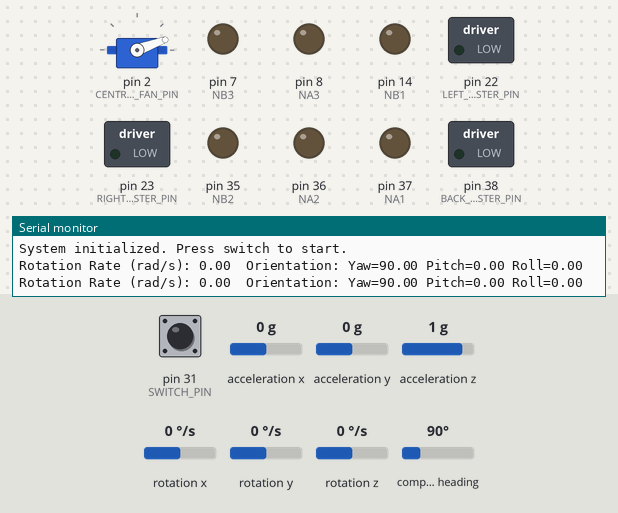
Bench run of a sketch on a simulated Arduino Mega 2560, built with avr-gcc and run on an emulated ATmega2560. On the bench: servo, switched loads named in the sketch (green lamp = pin HIGH), output pins drawn as LEDs (lit = HIGH), the last lines printed to the serial monitor. The inputs (shaded band) are chosen by the test bench; at power-on: pin 31 (SWITCH_PIN) HIGH, rotation z 0 °/s, acceleration x 0 g, acceleration y 0 g, acceleration z 1 g, rotation x 0 °/s, rotation y 0 °/s, compass heading 90°.

Above: at 5.3 s.
5.4 s: pin 31 (SWITCH_PIN) pulled LOW for 0.15 s
At 6.3 s:
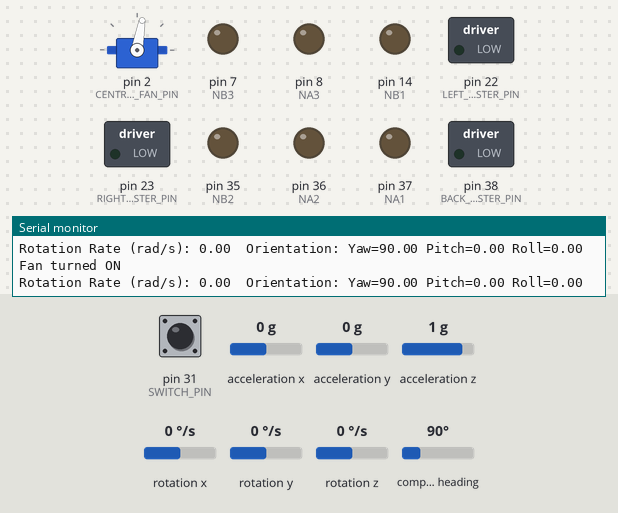
7.0 s: rotation z set to -192 °/s
At 7.5 s:
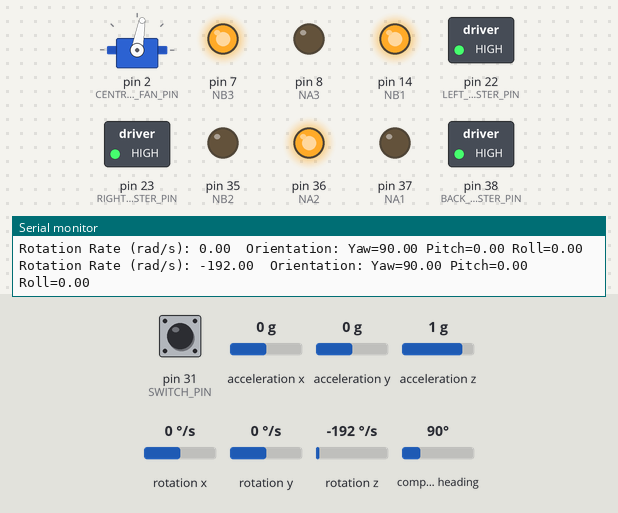
8.5 s: rotation z set to -27 °/s
10.0 s: rotation z set to -23 °/s
At 10.9 s:
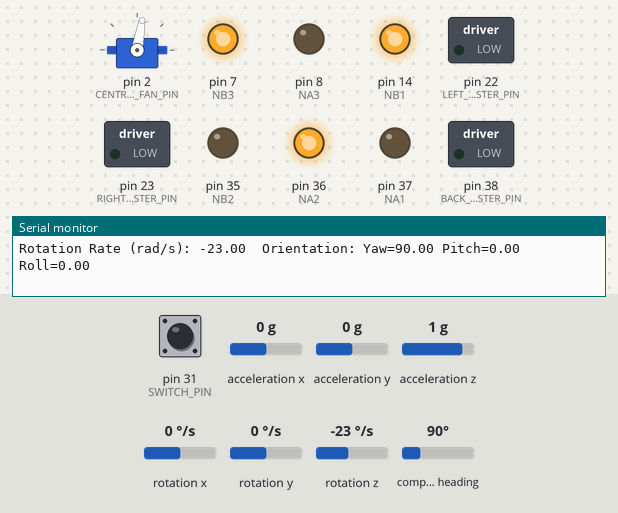
11.5 s: rotation z set to 100 °/s
At 12.1 s:
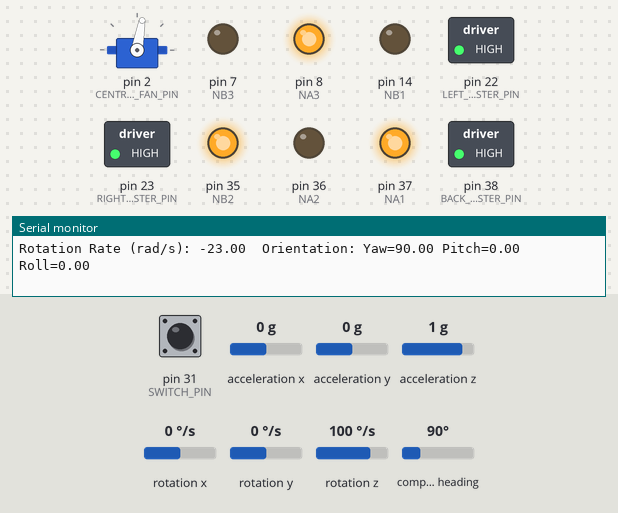
13.0 s: rotation z set to 0 °/s
At 36.1 s:
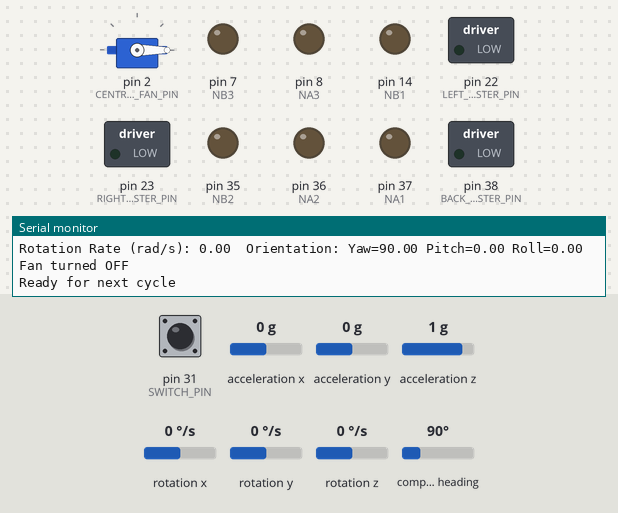
Timing chart, 0 to 36.9 s (numbered marks = the images above; inputs shaded):
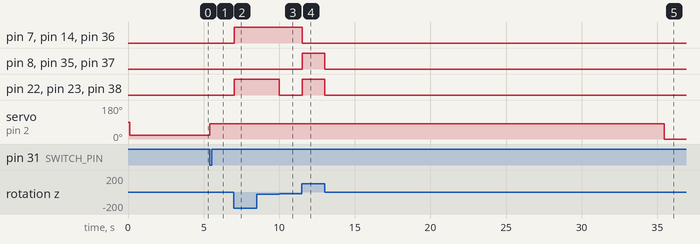

Measured:
- the behaviour switches between -25 and -24 °/s on rotation z (found by bisection; images 2 and 3)
- after the input at 5.4 s, servo on pin 2 (CENTRAL_FAN_PIN): 20° → 80° at once
- after the input at 7.0 s, pin 7 (NB3), pin 14 (NB1), pin 22 (LEFT_THRUSTER_PIN), pin 23 (RIGHT_THRUSTER_PIN), pin 36 (NA2), pin 38 (BACK_THRUSTER_PIN): LOW → HIGH at once
- after the input at 10.0 s, pin 22 (LEFT_THRUSTER_PIN), pin 23 (RIGHT_THRUSTER_PIN), pin 38 (BACK_THRUSTER_PIN): HIGH → LOW at once
- after the input at 11.5 s, pin 7 (NB3), pin 14 (NB1), pin 36 (NA2): HIGH → LOW at once; pin 8 (NA3), pin 22 (LEFT_THRUSTER_PIN), pin 23 (RIGHT_THRUSTER_PIN), pin 35 (NB2), pin 37 (NA1), pin 38 (BACK_THRUSTER_PIN): LOW → HIGH at once
- after the input at 13.0 s, pin 8 (NA3), pin 22 (LEFT_THRUSTER_PIN), pin 23 (RIGHT_THRUSTER_PIN), pin 35 (NB2), pin 37 (NA1), pin 38 (BACK_THRUSTER_PIN): HIGH → LOW at once

The sketch:

Project_6.ino
```cpp
//Project6
//Group5
//Angel Alcantara, Brandon Aparicio, Diego Perez, Sarah Kemppainen:
// April, 16, 2025
// Include necessary libraries for BNO-055
#include <Wire.h>
#include <Adafruit_Sensor.h>
#include <Adafruit_BNO055.h>
#include <utility/imumaths.h>
#include <Servo.h>          // Using standard Servo library

Servo fan; // create servo object to control the fan

// Define pins
#define SWITCH_PIN 31        // Switch input pin
#define CENTRAL_FAN_PIN 2   // Central fan control pin

// Define pins for thrusters (update these to match your actual connections)
#define RIGHT_THRUSTER_PIN 23       // BLUE (right)                           //FIXME: old pwmPin1
#define LEFT_THRUSTER_PIN 22        // BLACK (left)                           //FIXME: old pwmPin2
#define BACK_THRUSTER_PIN 38       // RED (rear)                              //FIXME: old pwmPin3


// Define duty parameters
#define CENTRAL_FAN_DUTY 80
#define SIDE_MOTOR_DUTY 175

float motors_vals[3] = {0,0,0};

const int NA1 = 37; // BLUE motor
const int NB1 = 14; // BLUE motor
const int NA2 = 36; // BLACK motor
const int NB2 = 35; // BLACK motor
const int NA3 = 8;  // RED motor
const int NB3 = 7;  // RED motor


// Controller parameters
#define Kd 0.5               // Damping coefficient for rotation control

// State machine states
enum HovercraftState {
  STATE_WAITING,
  STATE_FAN_ON,
  STATE_FAN_OFF
};

/**
 * PeriodicAction class - Used to schedule and manage periodic tasks
 * This replaces the need for PeriodicAction.h
 */
class PeriodicAction {
private:
  unsigned long period;      // Period in milliseconds
  unsigned long lastRunTime; // Time of last run

public:

   //Constructor for PeriodicAction class
   // @param periodMs: Time period in milliseconds at which the action should occur
   // @return None
   // External Effects: Initializes a new PeriodicAction object

  PeriodicAction(unsigned long periodMs) {
    period = periodMs;
    lastRunTime = 0;
  }

  /*
   * Checks if it's time to run the periodic action
   *
   * @param None
   * @return bool: True if period has elapsed since last run, False otherwise
   * External Effects: Updates lastRunTime if period has elapsed
   */
  bool isReady() {
    unsigned long currentTime = millis();
    if (currentTime - lastRunTime >= period) {
      lastRunTime = currentTime;
      return true;
    }
    return false;
  }

  /*
   * Resets the timer for the periodic action
   *
   * @param None
   * @return None
   * External Effects: Updates lastRunTime to current time
   */
  void reset() {
    lastRunTime = millis();
  }
};

// Global variables
HovercraftState currentState = STATE_WAITING;
unsigned long stateStartTime = 0;
const unsigned long FAN_RUN_TIME = 30000; // 30 seconds in milliseconds

// For BNO-055
Adafruit_BNO055 bno = Adafruit_BNO055(55);

// Task objects
PeriodicAction imuTask(5);       // IMU update task (5ms)
PeriodicAction pdTask(10);       // PD control task (10ms)
PeriodicAction reportTask(1000); // Reporting task (1s)
PeriodicAction fsmTask(100);     // FSM task (100ms)

/*
 * Sets forces to control hovercraft movement and rotation
 *
 * @param fx: Unit value that indicates force in the x-direction
 * @param fy: Unit value that indicates force in the y-direction
 * @param torque: Unit value that indicates rotational force
 * @return None
 * External Effects: Updates motor values and activates side motors through set_motors function
 */
const float R = 5.5;
void set_hovercraft_forces(float fx, float fy, float torque) {
  // Convert forces to motor commands
  // Map fx, fy, and torque to actual motor outputs

  // Example implementation (to be replaced with your Project 6 code)
  motors_vals[0] =  (1 / (2 * cos(30 * PI / 180))) * fx +
                   (1 / (2 + 2 * sin(30 * PI / 180))) * fy +
                   (1 / (2 * R * (1 + sin(30 * PI / 180)))) * torque; // Left motor (BLACK)

  motors_vals[1] = (1 / (2 * cos(30 * PI / 180))) * fx -
                   (1 / (2 + 2 * sin(30 * PI / 180))) * fy -
                   (1 / (2 * R * (1 + sin(30 * PI / 180)))) * torque; // Right motor (BLUE)

  motors_vals[2] = 0 -
                   (1 / (2 + 2 * sin(30 * PI / 180))) * fy +
                   (sin(30 * PI / 180) / (R * (1 + sin(30 * PI / 180)))) * torque; // Rear motor (RED)

  //Serial.printf("left: %.2f ----- right: %.2f ----- back: %.2f\n", motors_vals[0],  motors_vals[1],  motors_vals[2]);

  // Scale forces to maximize motor usage
  for (int i = 0; i < 3; i++) {
    motors_vals[i] = bound(motors_vals[i] * SIDE_MOTOR_DUTY, -255, 255);  // Using full 8-bit range
  }

  //Serial.printf("passing motors_vals to set_motors: %.2f, %.2f, %.2f\n", motors_vals[0],  motors_vals[1],  motors_vals[2]);

  set_motors(motors_vals); // Apply thrust

  //analogWrite(LEFT_THRUSTER_PIN, leftThrust);
  //analogWrite(RIGHT_THRUSTER_PIN, rightThrust);
  //analogWrite(BACK_THRUSTER_PIN, backThrust);
}

/*
 * Initializes the thruster pins and ensures they start in the off state
 *
 * @param None
 * @return None
 * External Effects: Configures thruster pins as outputs and sets initial values to 0
 */
void setup_thrusters() {
  // Initialize thruster pins
  pinMode(LEFT_THRUSTER_PIN, OUTPUT);
  pinMode(RIGHT_THRUSTER_PIN, OUTPUT);
  pinMode(BACK_THRUSTER_PIN, OUTPUT);

  // Initialize with thrusters off
  analogWrite(LEFT_THRUSTER_PIN, 0);
  analogWrite(RIGHT_THRUSTER_PIN, 0);
  analogWrite(BACK_THRUSTER_PIN, 0);
}

/*
 * Constrains a value within a specified range
 *
 * @param value: The value to check and bound
 * @param min_value: The minimum allowable value
 * @param max_value: The maximum allowable value
 * @return float: The bounded value, ensuring it stays within [min_value, max_value]
 * External Effects: None
 */
float bound(float value, float min_value, float max_value) {
  if (value < min_value) {
    return min_value;
  }
  if (value > max_value) {
    return max_value;
  }
  return value;
}

/*
 * Sets thrust and direction for a single motor
 *
 * @param motor: Index of the motor to control (0 = BLUE/Right, 1 = BLACK/Left, 2 = RED/Back)
 * @param val: PWM value for controlling the motor (-255 to 255)
 *             Positive values drive the motor forward, negative values drive it backward
 * @return None
 * External Effects: Modifies the state of the control pins (NA and NB)
 *                  for the specified motor, setting its direction and speed
 */
void set_motor(int motor, float val) {
  val = bound(val, -255, 255);  // Using full 8-bit range for more power

  if (motor == 0) {
    if (val > 0) {
      digitalWrite(NA1, HIGH);  // Set direction for forward
      digitalWrite(NB1, LOW);   // Ensure opposite control is low
      analogWrite(RIGHT_THRUSTER_PIN, val); // Set PWM value
    } else if (val < 0) {
      digitalWrite(NA1, LOW);   // Set direction for backward
      digitalWrite(NB1, HIGH);  // Ensure opposite control is high
      analogWrite(RIGHT_THRUSTER_PIN, -val); // Set PWM value (use -val as value cannot be negative)
    } else {
      // For val == 0, ensure motor is stopped
      digitalWrite(NA1, LOW);
      digitalWrite(NB1, LOW);
      analogWrite(RIGHT_THRUSTER_PIN, 0);
    }
  } else if (motor == 1) {
    if (val > 0) {
      digitalWrite(NA2, HIGH);  // Set direction for forward
      digitalWrite(NB2, LOW);   // Ensure opposite control is low
      analogWrite(LEFT_THRUSTER_PIN, val); // Set PWM value
    } else if (val < 0) {
      digitalWrite(NA2, LOW);   // Set direction for backward
      digitalWrite(NB2, HIGH);  // Ensure opposite control is high
      analogWrite(LEFT_THRUSTER_PIN, -val); // Set PWM value (use -val as value cannot be negative)
    } else {
      // For val == 0, ensure motor is stopped
      digitalWrite(NA2, LOW);
      digitalWrite(NB2, LOW);
      analogWrite(LEFT_THRUSTER_PIN, 0);
    }
  } else if (motor == 2) {
    if (val > 0) {
      digitalWrite(NA3, HIGH);  // Set direction for forward
      digitalWrite(NB3, LOW);   // Ensure opposite control is low
      analogWrite(BACK_THRUSTER_PIN, val); // Set PWM value
    } else if (val < 0) {
      digitalWrite(NA3, LOW);   // Set direction for backward
      digitalWrite(NB3, HIGH);  // Ensure opposite control is high
      analogWrite(BACK_THRUSTER_PIN, -val); // Set PWM value (use -val as value cannot be negative)
    } else {
      // For val == 0, ensure motor is stopped
      digitalWrite(NA3, LOW);
      digitalWrite(NB3, LOW);
      analogWrite(BACK_THRUSTER_PIN, 0);
    }
  }
}

/*
 * Sets thrust and direction for all three motors simultaneously
 *
 * @param val: Array of three PWM values (-255 to 255) for controlling each motor
 * @return None
 * External Effects: Calls set_motor for each of the three motors
 */
void set_motors(float val[3]) {
  for (int i = 0; i < 3; ++i) {
    set_motor(i, val[i]);
  }
}

/*
 * Sets up the central fan with a low initial throttle value
 *
 * @param None
 * @return None
 * External Effects: Attaches the fan to the specified pin and
 *                  sets it to a low throttle value for proper initialization
 */
void fan_setup() {
    fan.attach(CENTRAL_FAN_PIN); // attaches the fan to specified Arduino pin
    delay(100);
    fan.write(20); // write low throttle
    Serial.println("Setting up central fan");
    delay(3000);
}


 // Main setup function that initializes all components of the hovercraft
 // @param None
 // @return None
 // External Effects: Initializes serial communication, sets pin modes,
 //                  configures initial motor states, sets up fan and BNO-055 sensor

void setup() {
  Serial.begin(115200);             // FIXME 9600 (?)
  while (!Serial) delay(10);
  Serial.println("Hovercraft Controller with BNO-055");

  // Setup switch pin
  pinMode(SWITCH_PIN, INPUT_PULLUP);    // FIXME: In the past we've just used INPUT

  Serial.println("Hovercraft control starting up");

  // Configure motor pins
  pinMode(RIGHT_THRUSTER_PIN, OUTPUT);
  pinMode(NA1, OUTPUT);
  pinMode(NB1, OUTPUT);

  pinMode(LEFT_THRUSTER_PIN, OUTPUT);
  pinMode(NA2, OUTPUT);
  pinMode(NB2, OUTPUT);

  pinMode(BACK_THRUSTER_PIN, OUTPUT);
  pinMode(NA3, OUTPUT);
  pinMode(NB3, OUTPUT);

  // Initial state of motors - make sure they're OFF
  digitalWrite(NA1, LOW);
  digitalWrite(NB1, LOW);
  digitalWrite(NA2, LOW);
  digitalWrite(NB2, LOW);
  digitalWrite(NA3, LOW);
  digitalWrite(NB3, LOW);
  analogWrite(RIGHT_THRUSTER_PIN, 0);
  analogWrite(LEFT_THRUSTER_PIN, 0);
  analogWrite(BACK_THRUSTER_PIN, 0);

  // Setup central fan
  fan_setup();
  Serial.println("Central fan initialized");

  // Setup thrusters (from Project 6)
  setup_thrusters();

  // Initialize BNO-055
  if (!bno.begin()) {
    Serial.println("BNO055 initialization failed");
    while (1) {
      // Flash an LED or other indicator to show error
      digitalWrite(13, HIGH);
      delay(100);
      digitalWrite(13, LOW);
      delay(100);
    }
  }
  delay(1000); // Give the sensor time to stabilize
  bno.setExtCrystalUse(true);

  Serial.println("System initialized. Press switch to start.");
}

/*
 * Main loop function that schedules and executes periodic tasks
 *
 * @param None
 * @return None
 * External Effects: Calls task functions when their respective periods have elapsed
 */
void loop() {
  // Check if it's time to run tasks
  if (imuTask.isReady()) imu_step();
  if (pdTask.isReady()) pd_step();
  if (reportTask.isReady()) report_step();
  if (fsmTask.isReady()) fsm_step();
}

/*
 * Updates BNO-055 IMU sensor data
 *
 * @param None
 * @return None
 * External Effects: Reads fresh data from the BNO-055 sensor
 */
void imu_step() {
  // Update BNO-055 data
  sensors_event_t event;
  bno.getEvent(&event);
  // This updates the sensor data but doesn't store it - the getVector()
  // calls in other functions will fetch the specific data we need
}

/*
 * Implements the proportional-derivative control step to stabilize the hovercraft
 *
 * @param None
 * @return None
 * External Effects: Reads gyroscope data from BNO-055 and applies
 *                  torque correction through the set_hovercraft_forces function
 */
void pd_step() {
  float fx = 0.0;
  float fy = 0.0;

  // Get rotation rate from BNO-055
  imu::Vector<3> gyro = bno.getVector(Adafruit_BNO055::VECTOR_GYROSCOPE);
  float torque = Kd * gyro.z();

  //Serial.printf("torque: %.2f\n", torque);

  set_hovercraft_forces(fx, fy, torque);
}

/*
 * Reports system status data through serial communication
 *
 * @param None
 * @return None
 * External Effects: May print sensor data to Serial when uncommented
 */
void report_step() {
  // Get orientation and rotation data for reporting
  imu::Vector<3> gyro = bno.getVector(Adafruit_BNO055::VECTOR_GYROSCOPE);
  imu::Vector<3> euler = bno.getVector(Adafruit_BNO055::VECTOR_EULER);

  Serial.print("Rotation Rate (rad/s): ");
  Serial.print(gyro.z());
  Serial.print("\tOrientation: Yaw=");
  Serial.print(euler.x());
  Serial.print(" Pitch=");
  Serial.print(euler.y());
  Serial.print(" Roll=");
  Serial.println(euler.z());
}

/*
 * Implements the finite state machine that controls the hovercraft operation sequence
 *
 * @param None
 * @return None
 * External Effects: Reads switch state, changes currentState variable, and
 *                  turns the central fan on or off based on state transitions
 */
void fsm_step() {
  // Read switch state (active low with pull-up)
  bool switchPressed = (digitalRead(SWITCH_PIN) == LOW);
  unsigned long currentTime = millis();

  switch (currentState) {
    case STATE_WAITING:
      if (switchPressed) {
        // Switch pressed, turn on fan and transition to FAN_ON state
        fan.write(CENTRAL_FAN_DUTY);
        stateStartTime = currentTime;
        currentState = STATE_FAN_ON;
        Serial.println("Fan turned ON");
      }
      break;

    case STATE_FAN_ON:
      if (currentTime - stateStartTime >= FAN_RUN_TIME) {
        // 30 seconds elapsed, turn off fan and transition to FAN_OFF state
        fan.write(0);
        currentState = STATE_FAN_OFF;
        Serial.println("Fan turned OFF");
      }
      break;

    case STATE_FAN_OFF:
      // Return to waiting state to complete the cycle
      currentState = STATE_WAITING;
      Serial.println("Ready for next cycle");
      break;
  }
}
```
